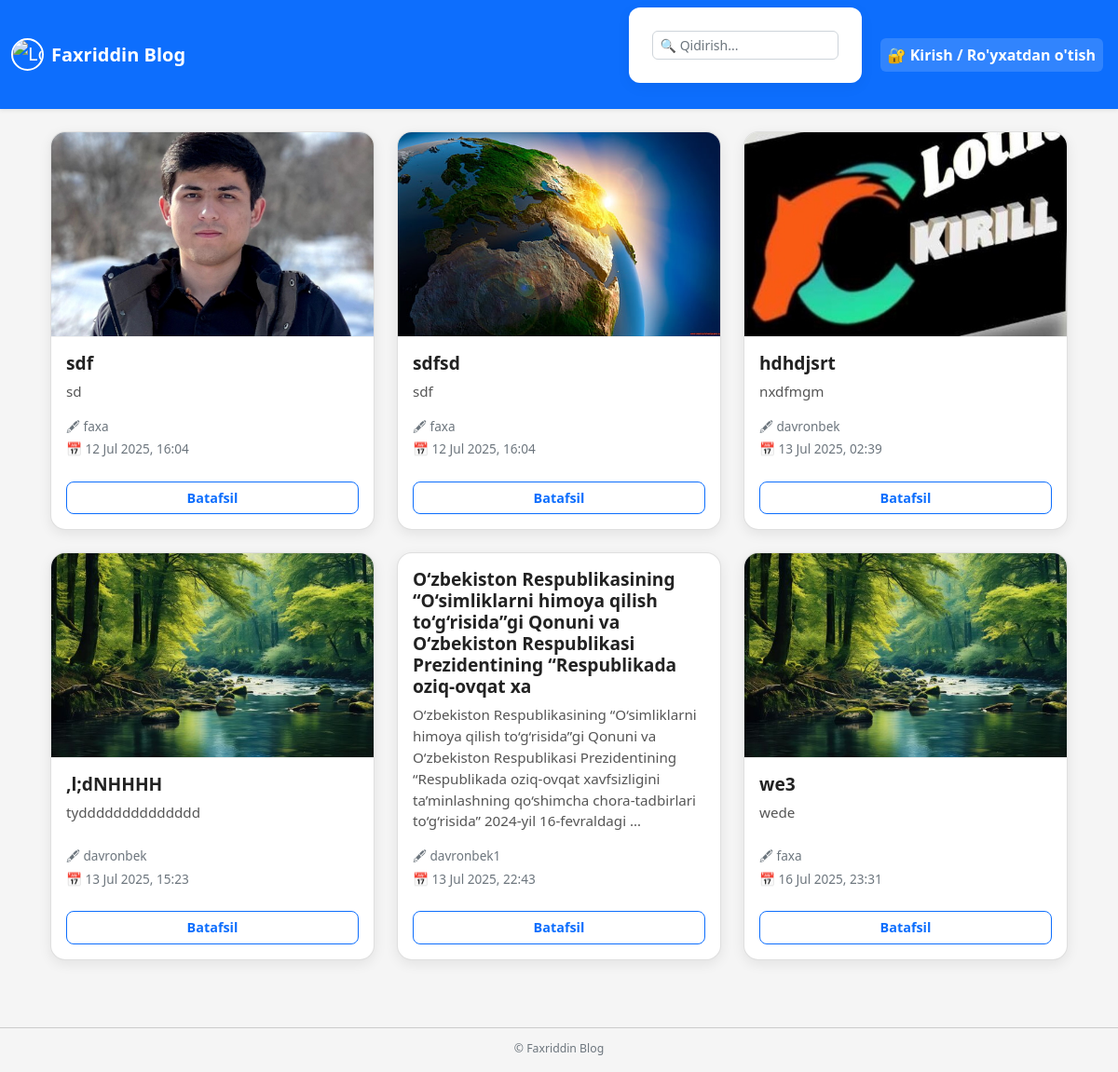
The page /articles/ on the database as committed earlier.
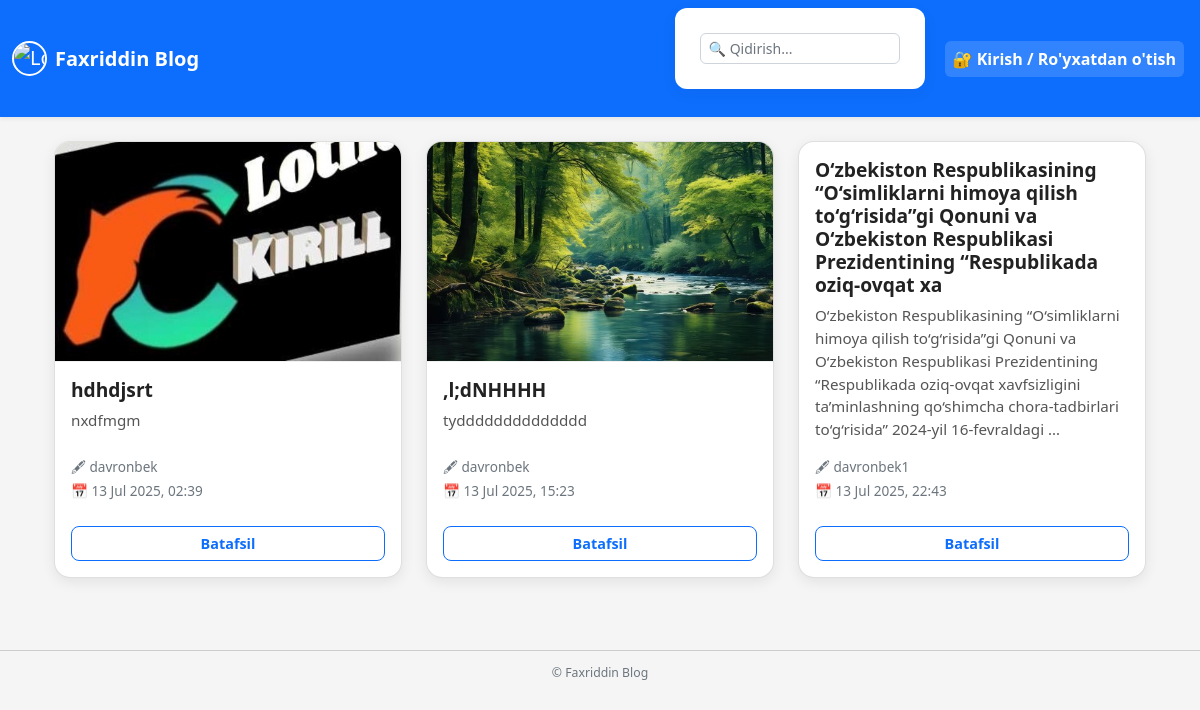
The same page on the database as committed later.
### articles/models.py (models this page shows, shortened)
class Article(models.Model):
    title=models.CharField(max_length=150)
    summary=models.CharField(max_length=250, blank=True)
    body=RichTextField()
    photo=models.ImageField(upload_to='images/',blank=True)
    date=models.DateTimeField(auto_now_add=True)
    author=models.ForeignKey(
        User,
        on_delete=models.CASCADE,
        null=True
    )

### accounts/models.py (models this page shows, shortened)
class CustomUser(AbstractUser):
    age = models.PositiveIntegerField(null=True, blank=True)
    location = models.CharField(max_length=100, null=True, blank=True)
    profile_picture = models.ImageField(upload_to='profile_pics/', blank=True, null=True)

### articles/views.py (the view, shortened to what this page needs)
# urls.py: path('', ArticleView.as_view(), name='article_list'),
class ArticleView(ListView):
    model = Article
    template_name = 'article_list.html'
    context_object_name = 'object_list'
    paginate_by = 10
    def get_queryset(self):
        queryset = super().get_queryset()
        query = self.request.GET.get('q')
        return queryset
    def render_to_response(self, context, **response_kwargs):
        if self.request.headers.get('x-requested-with') == 'XMLHttpRequest':
            html = render_to_string('partials/search_results.html', context, request=self.request)
            return JsonResponse({'html': html})
        return super().render_to_response(context, **response_kwargs)

### templates/article_list.html (shortened to what this page needs)
{% extends 'base.html' %}
{% load static %}
{% block content %}
<link rel="stylesheet" href="{% static 'css/article_list.css' %}">
<div class="container mt-4">
    <div class="row" id="article-container">
        {% for article in object_list %}
        <div class="col-md-4 mb-4">
            <div class="card h-100">
                {% if article.photo %}
                <img src="{{ article.photo.url }}" class="card-img-top article-img" alt="{{ article.title }}">
                {% endif %}
                <div class="card-body d-flex flex-column justify-content-between">
                    <div>
                        <h5 class="card-title">{{ article.title }}</h5>
                        <p class="card-text">{{ article.summary|truncatewords:20 }}</p>
                    </div>
                    <div class="mt-3">
                        <p class="author-date text-muted mb-1">🖋 {{ article.author.username }}</p>
                        <p class="author-date text-muted">📅 {{ article.date|date:"d M Y, H:i" }}</p>
                        <a href="{% url 'article_detail' article.pk %}" class="btn btn-outline-primary w-100 mt-2">Batafsil</a>
                    </div>
                </div>
            </div>
        </div>
        {% endfor %}
    </div>
</div>
{% endblock %}

### templates/base.html (shortened to what this page needs)
{% load static %}
<!DOCTYPE html>
<html lang="uz">
<head>
    <link href="https://cdn.jsdelivr.net/npm/bootstrap@5.0.2/dist/css/bootstrap.min.css" rel="stylesheet">
    <link rel="stylesheet" href="{% static 'css/base.css' %}">
</head>
<body>
<nav class="navbar navbar-expand-lg navbar-dark bg-primary shadow-sm">
    <div class="container-fluid">
        <a class="navbar-brand d-flex align-items-center" href="{% url 'article_list' %}">
            <img src="{% static 'img/me.jpg' %}" alt="Logo" width="35" height="35" class="rounded-circle me-2">
            <strong>Faxriddin Blog</strong>
        </a>
        <div class="collapse navbar-collapse justify-content-end" id="navbarNav">
            <form method="get" action="{% url 'article_list' %}" class="d-flex align-items-center me-3 position-relative" id="navbar-search-form">
                <input type="text" name="q" id="search-input" class="form-control form-control-sm" placeholder="🔍 Qidirish..." value="{{ request.GET.q }}">
            </form>
            {% if user.is_authenticated %}
            <ul class="navbar-nav align-items-center">
                <li class="nav-item">
                    <a class="nav-link nav-btn" href="{% url 'profil_view' %}">👤 Profil</a>
                </li>
                <li class="nav-item">
                    <a class="nav-link nav-btn" href="{% url 'my_posts' %}">📝 Postlarim</a>
                </li>
                <li class="nav-item">
                    <a class="nav-link nav-btn" href="{% url 'add_article' %}">➕ Yangi post</a>
                </li>
                <li class="nav-item text-white fw-bold mx-2">Salom, {{ user.username }}!</li>
                <li class="nav-item">
                    <form method="post" action="{% url 'logout' %}">
                        {% csrf_token %}
                        <button class="logout-red" type="submit">🚪 Chiqish</button>
                    </form>
                </li>
            </ul>
            {% else %}
            <ul class="navbar-nav">
                <li class="nav-item">
                    <a class="nav-link nav-btn" href="{% url 'login' %}">🔐 Kirish / Ro'yxatdan o'tish</a>
                </li>
            </ul>
            {% endif %}
        </div>
    </div>
</nav>
<div class="container mt-4">
    {% block content %}{% endblock %}
</div>
<footer class="text-center text-muted mt-5 mb-3">
    <small>&copy; {{ now.year }} Faxriddin Blog</small>
</footer>
</body>
</html>

### staticfiles/css/base.css (style rules this page uses)
body { font-family: 'Segoe UI', Tahoma, Geneva, Verdana, sans-serif; background-color: #f5f5f5; color: #212529; margin: 0; padding: 0; }
.nav-btn { background-color: rgba(255, 255, 255, 0.15); border-radius: 6px; padding: 6px 12px; margin: 0 4px; color: #ffffff !important; font-weight: 600; transition: all 0.3s ease-in-out; border: none; text-decoration: none; display: inline-block; }
.navbar-brand img { border: 2px solid #ffffff; }
#navbar-search-form { width: 250px; position: relative; }
#navbar-search-form .form-control { padding-right: 25px; font-size: 14px; height: 30px; border-radius: 6px; }
form { background-color: #ffffff; padding: 25px; border-radius: 12px; box-shadow: 0 4px 16px rgba(0, 0, 0, 0.05); margin-bottom: 20px; }
footer { border-top: 1px solid #ccc; color: #888; padding-top: 10px; font-size: 14px; }

### static/css/article_list.css (style rules this page uses)
.card { border-radius: 16px; overflow: hidden; background: #ffffff; box-shadow: 0 4px 14px rgba(0, 0, 0, 0.08); transition: transform 0.3s ease, box-shadow 0.3s ease; }
.article-img { height: 220px; width: 100%; object-fit: cover; border-bottom: 1px solid #f1f1f1; }
.card-title { font-size: 1.2rem; font-weight: 700; color: #222; margin-bottom: 0.5rem; }
.card-text { color: #555; font-size: 0.95rem; line-height: 1.5; }
.author-date { font-size: 0.85rem; color: #6c757d; }
.btn-outline-primary { border-radius: 8px; font-weight: 600; padding: 6px 14px; font-size: 0.9rem; transition: all 0.3s ease; border: 1px solid #0d6efd; color: #0d6efd; }

Rows that differ between the two databases and show on the page:
removed Article: photo (picture), title "sdf", summary "sd", author.username "faxa", date "12 Jul 2025, 16:04"
removed Article: photo (picture), title "sdfsd", summary "sdf", author.username "faxa", date "12 Jul 2025, 16:04"
removed Article: photo (picture), title "we3", summary "wede", author.username "faxa", date "16 Jul 2025, 23:31"
